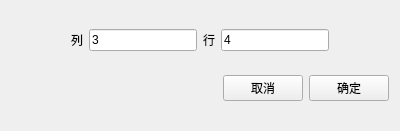
<?xml version="1.0" encoding="UTF-8"?>
<ui version="4.0">
 <class>table</class>
 <widget class="QWidget" name="table">
  <property name="geometry">
   <rect>
    <x>0</x>
    <y>0</y>
    <width>400</width>
    <height>131</height>
   </rect>
  </property>
  <property name="windowTitle">
   <string>插入表格</string>
  </property>
  <layout class="QHBoxLayout" name="horizontalLayout_6">
   <item>
    <layout class="QVBoxLayout" name="verticalLayout">
     <item>
      <layout class="QHBoxLayout" name="horizontalLayout_4">
       <item>
        <spacer name="horizontalSpacer_2">
         <property name="orientation">
          <enum>Qt::Horizontal</enum>
         </property>
         <property name="sizeHint" stdset="0">
          <size>
           <width>40</width>
           <height>20</height>
          </size>
         </property>
        </spacer>
       </item>
       <item>
        <layout class="QHBoxLayout" name="horizontalLayout">
         <item>
          <widget class="QLabel" name="column">
           <property name="text">
            <string>列</string>
           </property>
          </widget>
         </item>
         <item>
          <widget class="QLineEdit" name="row_lineEdit">
           <property name="text">
            <string>3</string>
           </property>
          </widget>
         </item>
         <item>
          <widget class="QLabel" name="row">
           <property name="text">
            <string>行</string>
           </property>
          </widget>
         </item>
         <item>
          <widget class="QLineEdit" name="column_lineEdit">
           <property name="text">
            <string>4</string>
           </property>
          </widget>
         </item>
        </layout>
       </item>
       <item>
        <spacer name="horizontalSpacer_3">
         <property name="orientation">
          <enum>Qt::Horizontal</enum>
         </property>
         <property name="sizeHint" stdset="0">
          <size>
           <width>40</width>
           <height>20</height>
          </size>
         </property>
        </spacer>
       </item>
      </layout>
     </item>
     <item>
      <layout class="QHBoxLayout" name="horizontalLayout_5">
       <item>
        <spacer name="horizontalSpacer_4">
         <property name="orientation">
          <enum>Qt::Horizontal</enum>
         </property>
         <property name="sizeHint" stdset="0">
          <size>
           <width>40</width>
           <height>20</height>
          </size>
         </property>
        </spacer>
       </item>
       <item>
        <layout class="QHBoxLayout" name="horizontalLayout_2">
         <item>
          <widget class="QPushButton" name="cancel_Button">
           <property name="text">
            <string>取消</string>
           </property>
          </widget>
         </item>
         <item>
          <widget class="QPushButton" name="certify_Button">
           <property name="text">
            <string>确定</string>
           </property>
          </widget>
         </item>
        </layout>
       </item>
      </layout>
     </item>
    </layout>
   </item>
  </layout>
 </widget>
 <resources/>
 <connections/>
</ui>
